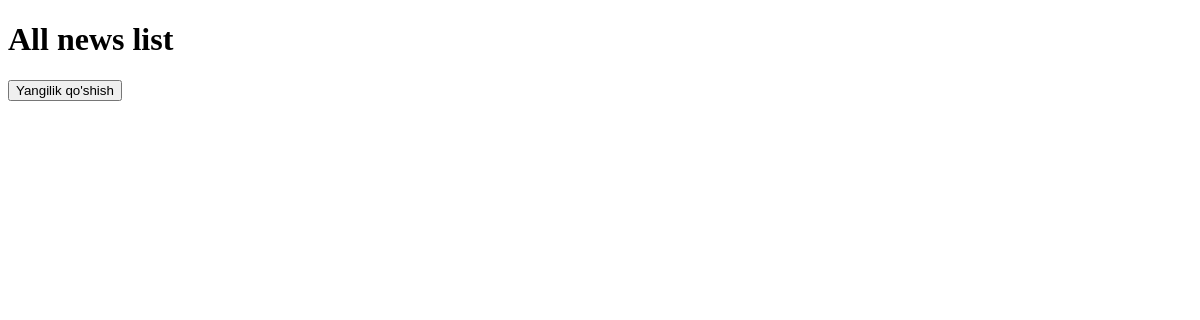
The app's page /, older data.
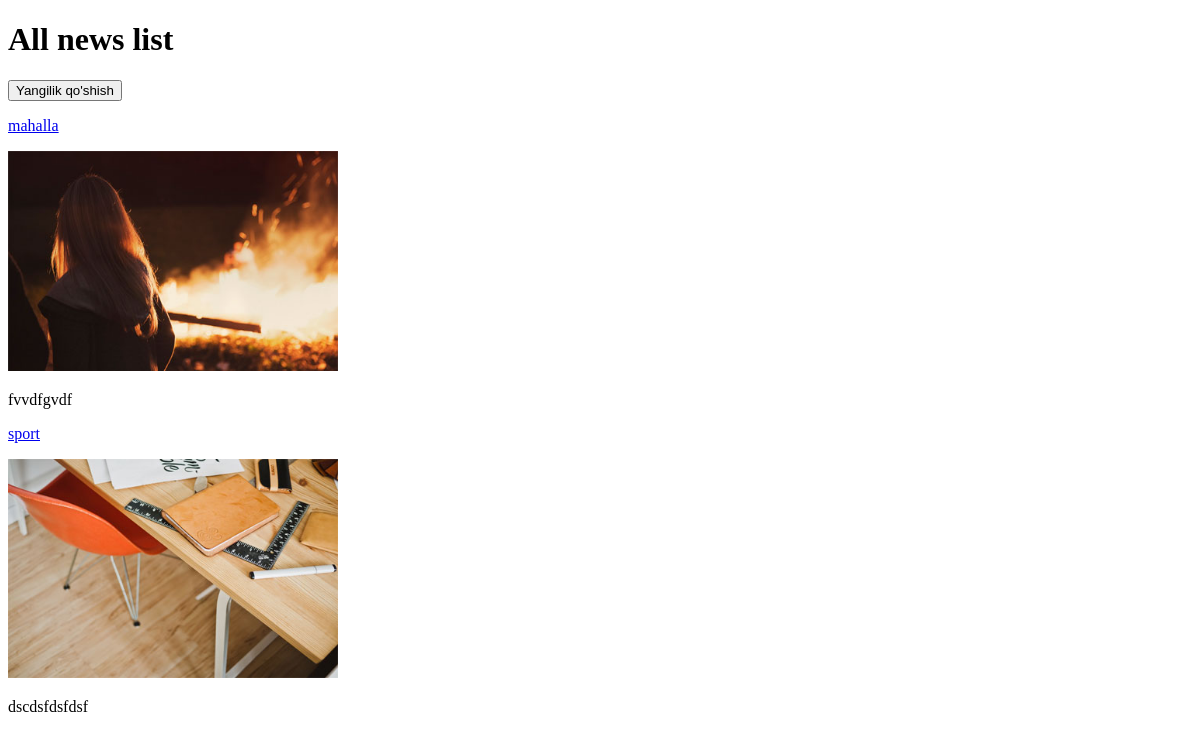
The same page, newer data.
### news/models.py (models this page shows, shortened)
class News(models.Model):
    title = models.CharField(max_length = 200)
    body = models.TextField()
    image = models.ImageField(upload_to='media/news_image/images')
    published_time = models.DateTimeField(default=timezone.now)
    created_time = models.DateTimeField(auto_now_add=True)
    uptated_time = models.DateTimeField(auto_now=True)
    class Meta:
        ordering=['-published_time']

### news/views.py (the view)
# urls.py: path('', news_list_View, name='all_news_list'),
def news_list_View(request):
    news_list = News.objects.all()
    context = {
        'news_list': news_list,
    }
    return render(request,'news/news_list.html', context)

### template/news/news_list.html (shortened to what this page needs)
<!DOCTYPE html>
<html lang="en">
<head>
</head>
<body>
<h1> All news list</h1>
<a   href="{% url 'news_create'  %}"><button  class="btn btn-orange">Yangilik qo'shish </button></a>
{% for x in news_list %}
<p><a href="{% url 'news_detail_page' x.id %}">{{x.title}}</a></p>
<p><a href="{% url 'news_detail_page' x.id %}"><img src="{{ x.image.url }}" width="330" alt="img">{{ x.}}</a></p>
<p>{{ x.body }}</p>
{% endfor %}
</body>
</html>

Row changes from the older to the newer data that the page shows:
added News: title "mahalla", image (picture), body "fvvdfgvdf"
added News: title "sport", image (picture), body "dscdsfdsfdsf"
